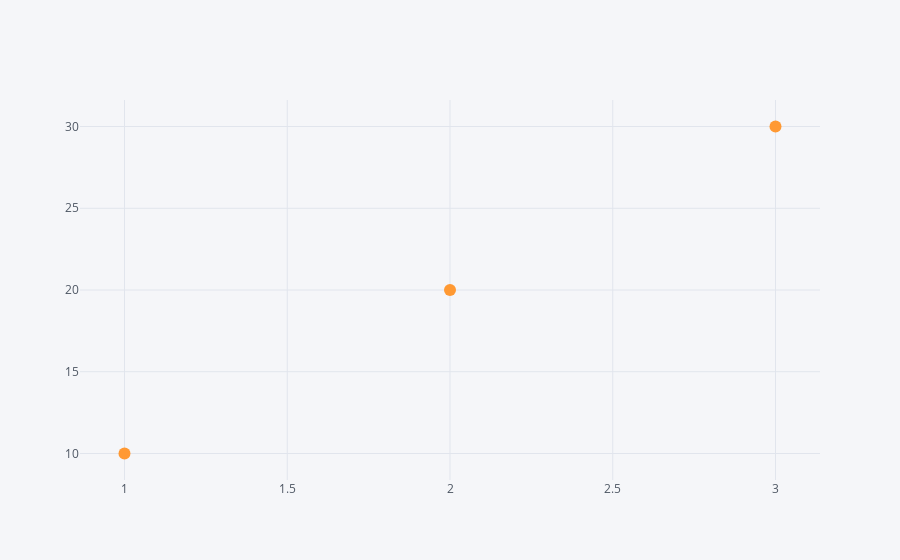

The notebook cell this image was saved under:
### Code cell
import pandas as pd
import cufflinks as cf
import plotly.express as px

# Enable offline mode
cf.go_offline()

# Sample data
df = pd.DataFrame({"x": [1, 2, 3], "y": [10, 20, 30]})

# Plot using Cufflinks
df.iplot(kind="scatter", x="x", y="y", mode="markers")

### Figure 1 — Plotly figure (JSON) as saved in the notebook; plotly's stock layout.template omitted (floating-point values rounded to 4 significant figures)
{"data": [{"line": {"color": "rgba(255, 153, 51, 1.0)", "dash": "solid", "shape": "linear", "width": 1.3}, "marker": {"size": 12, "symbol": "circle"}, "mode": "markers", "name": "y", "text": "", "type": "scatter", "x": [1, 2, 3], "y": [10, 20, 30]}], "layout": {"legend": {"bgcolor": "#F5F6F9", "font": {"color": "#4D5663"}}, "paper_bgcolor": "#F5F6F9", "plot_bgcolor": "#F5F6F9", "title": {"font": {"color": "#4D5663"}}, "xaxis": {"gridcolor": "#E1E5ED", "showgrid": true, "tickfont": {"color": "#4D5663"}, "title": {"font": {"color": "#4D5663"}, "text": ""}, "zerolinecolor": "#E1E5ED"}, "yaxis": {"gridcolor": "#E1E5ED", "showgrid": true, "tickfont": {"color": "#4D5663"}, "title": {"font": {"color": "#4D5663"}, "text": ""}, "zerolinecolor": "#E1E5ED"}}}
